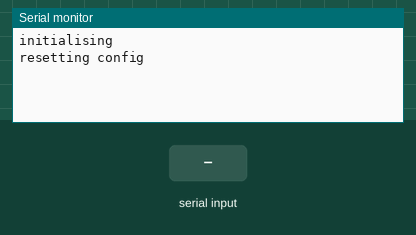
The sketch below on a simulated Arduino Uno, built with avr-gcc and run on an emulated ATmega328P. Shown: the last lines printed to the serial monitor. Inputs (shaded band) come from the test bench. EEPROM starts erased.

Above: at 1.2 s.
1.3 s: "H\n" received over Serial
At 2.5 s:
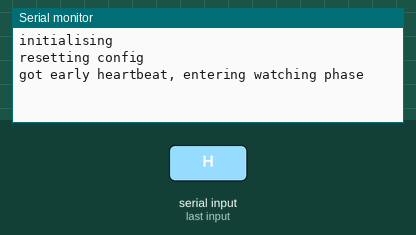
2.8 s: "S\n" received over Serial
At 3.6 s:
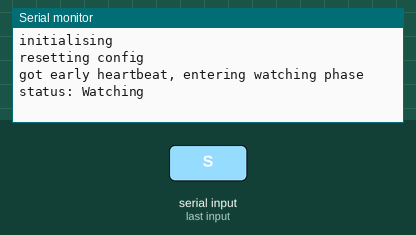
4.3 s: "D\n" received over Serial
At 4.7 s:
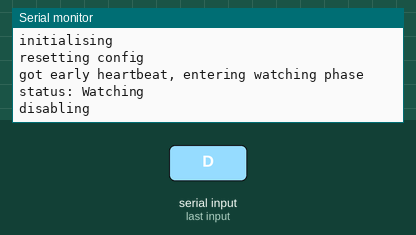
5.8 s: "E\n" received over Serial
At 7.0 s:
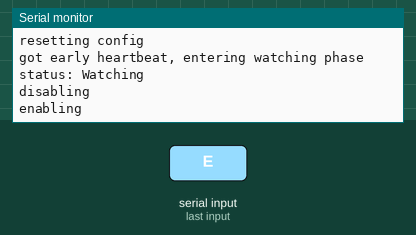
7.3 s: "S\n" received over Serial
At 8.2 s:
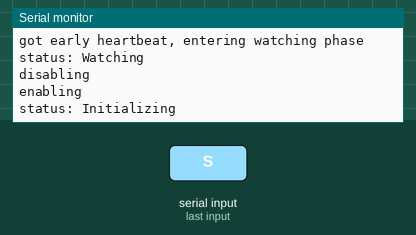

Measured:
- after the input at 1.3 s, the serial monitor: prints a new line at once (image 1)
- after the input at 2.8 s, the serial monitor: prints a new line at once (image 2)
- after the input at 4.3 s, the serial monitor: prints a new line at once (image 3)
- after the input at 5.8 s, the serial monitor: prints a new line at once (image 4)
- after the input at 7.3 s, the serial monitor: prints a new line at once (image 5)

The sketch:

watchdog.ino
```cpp
#include <EEPROM.h>

#define EEPROM_INITIALISATION_KEY 2020202022 // Some value specific to our app
#define DEBUG true
#define POWER_CYCLE_PIN 12 // The pin which when high, causes power cycle

struct Config
{
  unsigned long initialisationKey = EEPROM_INITIALISATION_KEY;
  unsigned long initDelayMs = 300000;
  unsigned long heartbeatIntervalMs = 30000;
  unsigned long powerCycleDurationMs = 10000;
  unsigned long maxUnresponsiveCycles = 5;
  bool disabled = false;
};

enum Phase
{
  UNINITIALIZED,
  INITIALIZING,
  WATCHING,
  POWER_CYCLE,
  MAX_UNRESPONSIVE_STOP,
  DISABLED,
};

const char *getPhaseName(Phase phase)
{
  switch (phase)
  {
  case UNINITIALIZED:
    return "Uninitialized";
    break;
  case INITIALIZING:
    return "Initializing";
    break;
  case WATCHING:
    return "Watching";
    break;
  case POWER_CYCLE:
    return "Power Cycle";
    break;
  case MAX_UNRESPONSIVE_STOP:
    return "Max Unresponsive Stop";
    break;
  case DISABLED:
    return "Disabled";
    break;
  }
}

unsigned long time_now = 0;
Phase phase = UNINITIALIZED;
unsigned long unresponsiveCycles = 0;

Config config;
void setup()
{
  Serial.begin(115200);
  debug("initialising\n");
  pinMode(POWER_CYCLE_PIN, OUTPUT);
  digitalWrite(POWER_CYCLE_PIN, HIGH);
  EEPROM.get(0, config);
  if (config.initialisationKey != EEPROM_INITIALISATION_KEY)
  {
    debug("resetting config\n");
    config = Config{};
    EEPROM.put(0, config);
  }
  if (config.disabled)
  {
    phase = DISABLED;
  }
  else
  {
    phase = INITIALIZING;
  }
}

template <typename T>
void debug(const T &data)
{
  if (DEBUG)
  {
    Serial.print(data);
  }
}

void handleInput(int input)
{
  if (input == 'H')
  {
    unresponsiveCycles = 0;
    if (phase == INITIALIZING)
    {
      debug("got early heartbeat, entering watching phase\n");
      // If initialising, switch to heartbeat phase
      time_now = millis();
      phase = WATCHING;
    }
    else if (phase == WATCHING)
    {
      debug("got heartbeat\n");
      // If heartbeat phase, just update latest time
      time_now = millis();
    }
    else if (phase == MAX_UNRESPONSIVE_STOP)
    {
      debug("got heartbeat, re-entering watching phase\n");
      // If heartbeat phase, just update latest time
      time_now = millis();
      phase = WATCHING;
    }
    else if (phase == DISABLED)
    {
      debug("got heartbeat while disabled, ignoring\n");
    }
  }
  else if (input == 'S')
  {
    debug("status: ");
    debug(getPhaseName(phase));
    debug("\n");
  }
  else if (input == 'D')
  {
    debug("disabling\n");
    phase = DISABLED;
    config.disabled = true;
    EEPROM.put(0, config);
  }
  else if (input == 'E')
  {
    debug("enabling\n");
    phase = INITIALIZING;
    config.disabled = false;
    EEPROM.put(0, config);
  }
}

void loop()
{
  // Check for serial data
  while (Serial.available())
  {
    int inByte = Serial.read();
    handleInput(inByte);
  }

  if (phase == INITIALIZING)
  {
    // Initialisation phase, just wait to be done
    if (millis() - time_now > config.initDelayMs)
    {
      // Enter heartbeat phase
      debug("initialisation phase complete\n");
      time_now = millis();
      phase = WATCHING;
    }
  }
  else if (phase == WATCHING)
  {
    if (millis() - time_now > config.heartbeatIntervalMs)
    {
      // Power off
      debug("starting power cycle\n");
      time_now = millis();
      phase = POWER_CYCLE;
      digitalWrite(POWER_CYCLE_PIN, LOW);
    }
  }
  else if (phase == POWER_CYCLE)
  {
    if (millis() - time_now > config.powerCycleDurationMs)
    {
      // Power on and re-enter initialisation phase
      debug("stopping power cycle\n");
      time_now = millis();
      digitalWrite(POWER_CYCLE_PIN, HIGH);
      unresponsiveCycles += 1;
      if (unresponsiveCycles >= config.maxUnresponsiveCycles)
      {
        debug("max unresponsive power cycles reached, waiting for heartbeat\n");
        phase = MAX_UNRESPONSIVE_STOP;
      }
      else
      {
        phase = INITIALIZING;
      }
    }
  }
}
```
